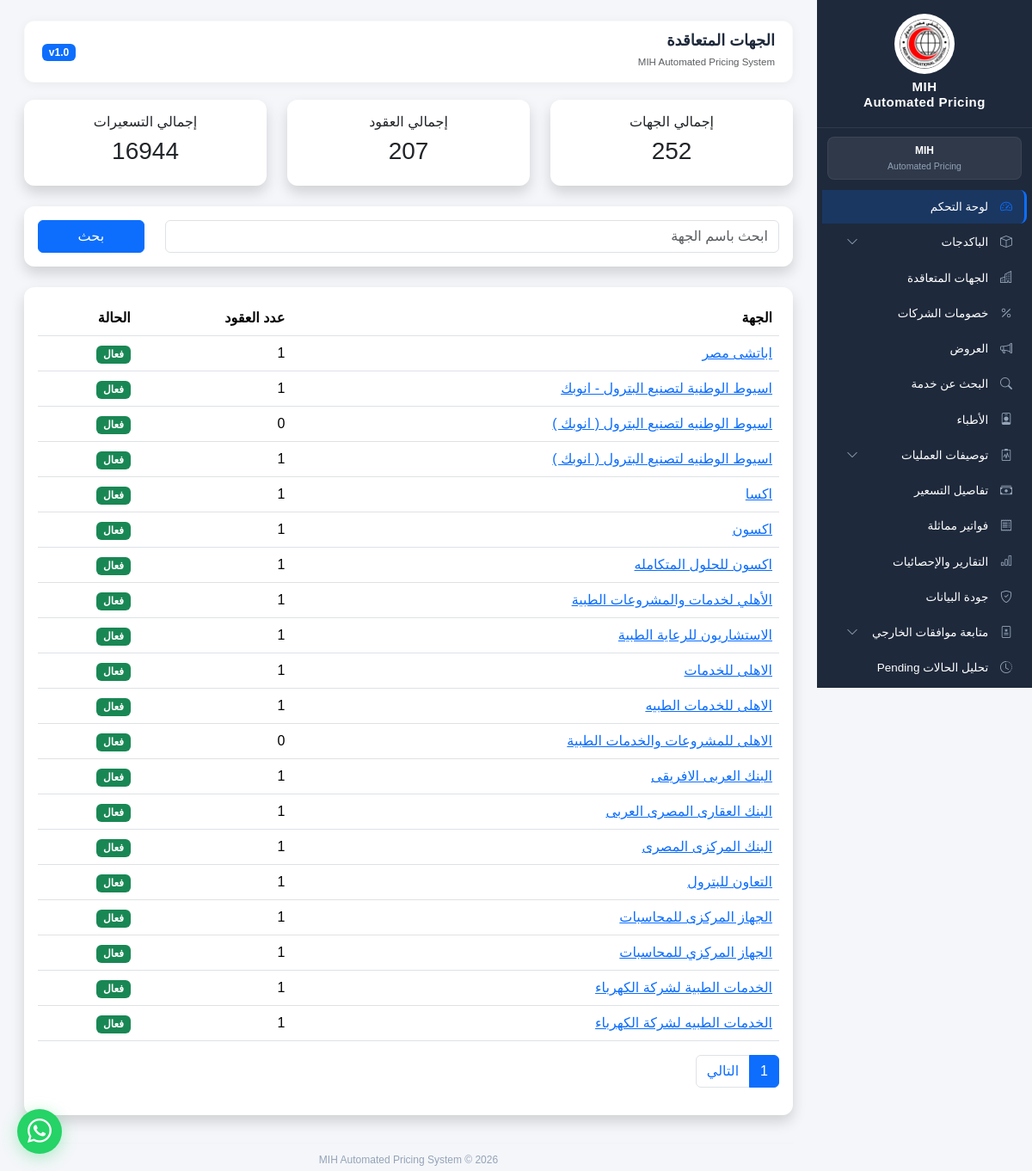
The app's page /contract-entities/ with its own data.
### contracts/models.py (models this page shows, shortened)
class ContractEntity(models.Model):
    name = models.CharField(
        max_length=255,
        unique=True
    )
    contract_type = models.CharField(
        max_length=100,
        blank=True,
        null=True
    )
    notes = models.TextField(
        blank=True,
        null=True
    )
    is_active = models.BooleanField(
        default=True
    )
    created_at = models.DateTimeField(
        auto_now_add=True
    )
    updated_at = models.DateTimeField(
        auto_now=True
    )
    class Meta:
        verbose_name = "الجهة"
        verbose_name_plural = "الجهات المتعاقدة"
        ordering = ["name"]

### frontend/views.py (the view)
def contract_entities(request):
    search = request.GET.get("search", "")
    entities = (
        ContractEntity.objects
        .annotate(
            contracts_count=Count(
                "contracts",
                distinct=True
            )
        )
        .order_by("name")
    )
    if search:
        entities = entities.filter(
            name__icontains=search
        )
    paginator = Paginator(
        entities,
        20
    )
    page_obj = paginator.get_page(
        request.GET.get("page")
    )
    total_entities = ContractEntity.objects.count()
    total_contracts = Contract.objects.count()
    total_pricing = ContractPackage.objects.count()
    return render(
        request,
        "frontend/contract_entities.html",
        {
            "page_obj": page_obj,
            "search": search,
            "total_entities": total_entities,
            "total_contracts": total_contracts,
            "total_pricing": total_pricing,
        }
    )

### frontend/templates/frontend/contract_entities.html (shortened to what this page needs)
{% extends 'frontend/base.html' %}
{% block page_title %}
الجهات المتعاقدة
{% endblock %}
{% block content %}
<div class="row g-4">
    <div class="col-md-4">
        <div class="card shadow border-0">
            <div class="card-body text-center">
                <h6>
                    إجمالي الجهات
                </h6>
                <h3>
                    {{ total_entities }}
                </h3>
            </div>
        </div>
    </div>
    <div class="col-md-4">
        <div class="card shadow border-0">
            <div class="card-body text-center">
                <h6>
                    إجمالي العقود
                </h6>
                <h3>
                    {{ total_contracts }}
                </h3>
            </div>
        </div>
    </div>
    <div class="col-md-4">
        <div class="card shadow border-0">
            <div class="card-body text-center">
                <h6>
                    إجمالي التسعيرات
                </h6>
                <h3>
                    {{ total_pricing }}
                </h3>
            </div>
        </div>
    </div>
</div>
<div class="card shadow border-0 mt-4">
    <div class="card-body">
        <form method="get">
            <div class="row">
                <div class="col-md-10">
                    <input
                        type="text"
                        class="form-control"
                        name="search"
                        placeholder="ابحث باسم الجهة"
                        value="{{ search }}"
                    >
                </div>
                <div class="col-md-2">
                    <button
                        class="btn btn-primary w-100">
                        بحث
                    </button>
                </div>
            </div>
        </form>
    </div>
</div>
<div class="card shadow border-0 mt-4">
    <div class="card-body">
        <table class="table table-hover">
            <thead>
                <tr>
                    <th>الجهة</th>
                    <th>عدد العقود</th>
                    <th>الحالة</th>
                </tr>
            </thead>
            <tbody>
            {% for entity in page_obj %}
                <tr>
                    <td>
    <a href="{% url 'contract_entity_detail' entity.id %}">
        {{ entity.name }}
    </a>
</td>
                    <td>
                        {{ entity.contracts_count }}
                    </td>
                    <td>
                        {% if entity.is_active %}
                            <span class="badge bg-success">
                                فعال
                            </span>
                        {% else %}
                            <span class="badge bg-danger">
                                غير فعال
                            </span>
                        {% endif %}
                    </td>
                </tr>
            {% endfor %}
            </tbody>
        </table>
        <nav>
            <ul class="pagination">
                <li class="page-item active">
                    <span class="page-link">
                        {{ page_obj.number }}
                    </span>
                </li>
                {% if page_obj.has_next %}
                <li class="page-item">
                    <a class="page-link"
                       href="?page={{ page_obj.next_page_number }}">
                        التالي
                    </a>
                </li>
                {% endif %}
            </ul>
        </nav>
    </div>
</div>
{% endblock %}

### frontend/templates/frontend/base.html (style rules this page uses)
:root { --sidebar-bg: #1e293b; --sidebar-hover: rgba(255,255,255,0.12); --sidebar-active: #0d6efd; --text-white: #ffffff; --text-muted: #94a3b8; --card-shadow: 0 2px 12px rgba(0,0,0,0.05); --card-shadow-hover: 0 6px 25px rgba(0,0,0,0.1); --border-radius: 12px; --transition-speed: 0.3s; }
* { margin: 0; padding: 0; box-sizing: border-box; }
html, body { height: 100%; }
body { background: #f4f6f9; font-family: Tahoma, sans-serif; display: flex; flex-direction: column; }
.card { border: none; border-radius: var(--border-radius); box-shadow: var(--card-shadow); transition: all var(--transition-speed) ease; background: white; }

### records on screen
ContractEntity: name "اباتشى مصر", contracts_count "1", is_active "فعال"
ContractEntity: name "اسيوط الوطنية لتصنيع البترول - انوبك", contracts_count "1", is_active "فعال"
ContractEntity: name "اسيوط الوطنيه لتصنيع البترول ( انوبك )", contracts_count "0", is_active "فعال"
ContractEntity: name "اسيوط الوطنيه لتصنيع البترول ( انوبك )", contracts_count "1", is_active "فعال"
ContractEntity: name "اكسا", contracts_count "1", is_active "فعال"
ContractEntity: name "اكسون", contracts_count "1", is_active "فعال"
ContractEntity: name "اكسون للحلول المتكامله", contracts_count "1", is_active "فعال"
ContractEntity: name "الأهلي لخدمات والمشروعات الطبية", contracts_count "1", is_active "فعال"
ContractEntity: name "الاستشاريون للرعاية الطبية", contracts_count "1", is_active "فعال"
ContractEntity: name "الاهلى للخدمات", contracts_count "1", is_active "فعال"
ContractEntity: name "الاهلى للخدمات الطبيه", contracts_count "1", is_active "فعال"
ContractEntity: name "الاهلى للمشروعات والخدمات الطبية", contracts_count "0", is_active "فعال"
ContractEntity: name "البنك العربى الافريقى", contracts_count "1", is_active "فعال"
ContractEntity: name "البنك العقارى المصرى العربى", contracts_count "1", is_active "فعال"
ContractEntity: name "البنك المركزى المصرى", contracts_count "1", is_active "فعال"
ContractEntity: name "التعاون للبترول", contracts_count "1", is_active "فعال"
ContractEntity: name "الجهاز المركزى للمحاسبات", contracts_count "1", is_active "فعال"
ContractEntity: name "الجهاز المركزي للمحاسبات", contracts_count "1", is_active "فعال"
ContractEntity: name "الخدمات الطبية لشركة الكهرباء", contracts_count "1", is_active "فعال"
ContractEntity: name "الخدمات الطبيه لشركة الكهرباء", contracts_count "1", is_active "فعال"

### other values on screen
{{ total_entities }} "252"
{{ total_contracts }} "207"
{{ total_pricing }} "16944"
{{ page_obj.number }} "1"
